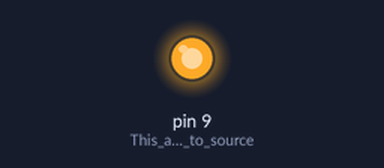
Bench run of a sketch on a simulated Arduino Uno, built with avr-gcc and run on an emulated ATmega328P. On the bench: output pins drawn as LEDs (lit = HIGH).

Above: at 0.05 s.
At 1.05 s:
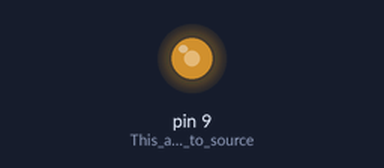
At 2.1 s:
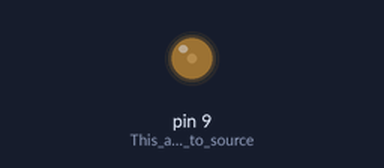
At 4.6 s:
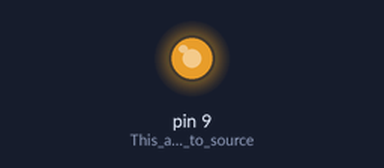
Timing chart, 0 to 6.7 s (numbered marks = the images above):
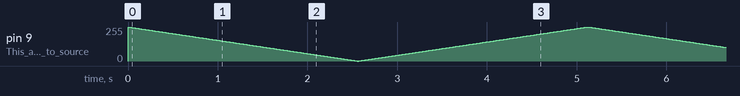

The sketch:

fading.ino
```cpp
void setup()
{
  pinMode(9,OUTPUT);//This allows 13 to source a lot of electricity
}
void loop()
{
  for(int i = 255 ; i >= 0 ; i--)
  {
analogWrite(9,i);
delay(10);
  }
    for(int i = 0 ; i <= 255 ; i++)
  {
analogWrite(9,i);
delay(10);
  }
}
```
